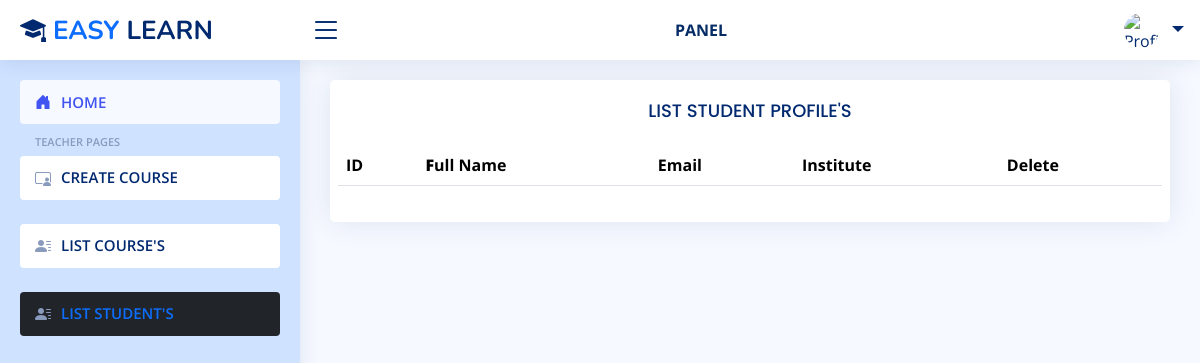
The app's page /teacher/list/student/, older data.
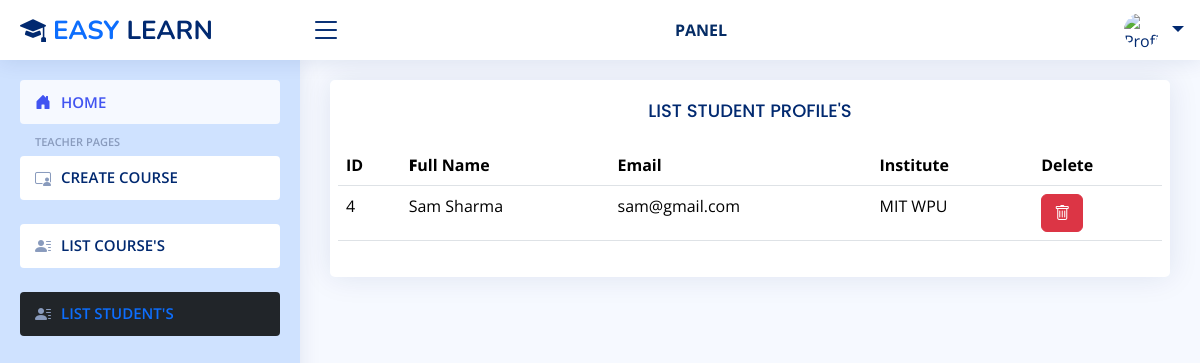
The same page, newer data.
### Users/models.py (models this page shows, shortened)
class User(AbstractBaseUser):
    id = models.AutoField(primary_key=True)
    first_name = models.CharField(max_length=100, null=False, blank=False)
    last_name = models.CharField(max_length=100, null=False, blank=False)
    profile_photo = models.ImageField(upload_to='ProfilePhotos/', null=True, blank=True)
    institute = models.CharField(max_length=100, null=True, blank=True, default="")
    email = models.EmailField(unique=True, null=False, blank=False)
    password = models.CharField(max_length=16, null=False, blank=False)
    role = models.CharField(max_length=10, null=False, blank=False)
    joined_date = models.DateField(auto_now_add=True)
    USERNAME_FIELD = 'email'
    REQUIRED_FIELDS = ['first_name', 'last_name']
    objects = UserManager()
    class Meta:
        db_table = 'Users Table'

### Users/views.py (the view)
# urls.py: path('teacher/list/student/', teacher_list_student_view, name='teacher-list-student-view'),
def teacher_list_student_view(request):
    users = User.objects.filter(role='Student')
    return render(request, 'users/teacher/list_student.html', context={'users':users})

### Users/templates/users/teacher/list_student.html (shortened to what this page needs)
{% extends "./teacher_site.html" %}
{% block main %}
    <main id="main" class="main">
        <section class="section">
            <div class="row justify-content-center">
                <div class="col col-lg-12">
                    <div class="card">
                        <div class="card-body row">
                            <h5 class="card-title text-center">LIST STUDENT PROFILE'S</h5>
                            <table class="table datatable">
                                <thead >
                                    <tr>
                                        <th>ID</th>
                                        <th class="d-none d-lg-table-cell"><b>F</b>ull Name</th>
                                        <th class="d-none d-lg-table-cell">Email</th>
                                        <th class="d-none d-lg-table-cell">Institute</th>
                                        <th>Delete</th>
                                    </tr>
                                </thead>
                                <tbody>
                                    {% for user in users %}
                                        <tr>
                                            <td>{{user.id}}</td>
                                            <td class="d-none d-lg-table-cell">{{user.first_name}} {{user.last_name}}</td>
                                            <td class="d-none d-lg-table-cell">{{user.email}}</td>
                                            <td class="d-none d-lg-table-cell">{{user.institute}}</td>
                                            <td>
                                                <button type="button" class="btn btn-danger" data-bs-toggle="modal" data-bs-target="#verticalycentered{{user.id}}">
                                                    <i class="bi bi-trash"></i>
                                                </button>
                                            </td>
                                        </tr>
                                    {% endfor %}
                                </tbody>
                            </table>
                        </div>
                    </div>
                </div>
            </div>
        </section>
    </main>
{% endblock main %}

Row changes from the older to the newer data that the page shows:
added User: id "4", first_name "Sam", last_name "Sharma", email "sam@gmail.com", institute "MIT WPU"
